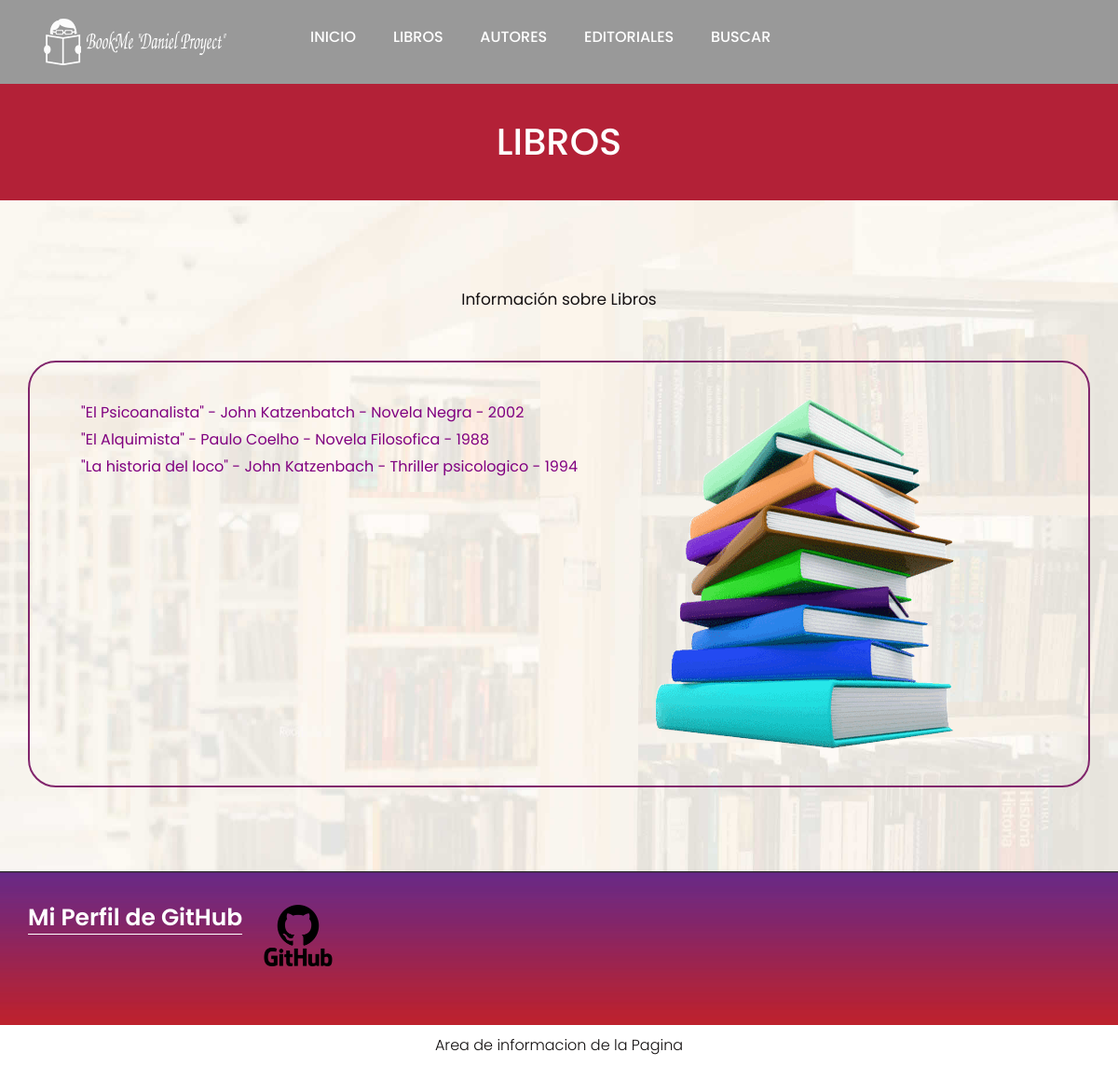
/AppBook/libros/, run on an earlier commit of the app's database.
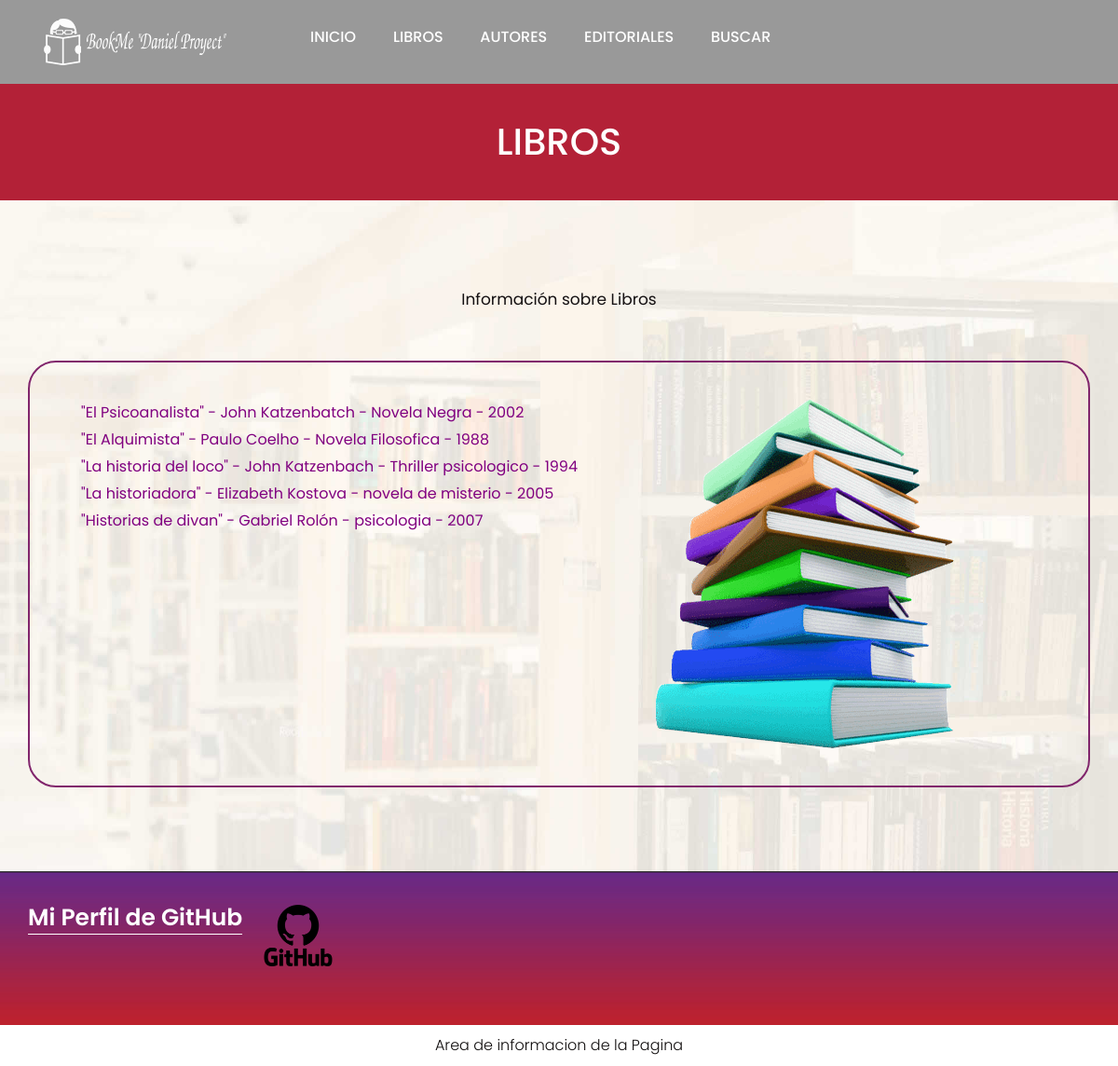
And on a later commit of the database.
### AppBook/models.py (models this page shows, shortened)
class Libro(models.Model):
    titulo = models.CharField(max_length=40)
    autor = models.CharField(max_length=60)
    genero= models.CharField(max_length=25)
    año_de_publicacion = models.IntegerField()
    reseña= models.TextField(default="Sin reseñas")

### AppBook/views.py (the view)
# urls.py: path('libros/', libros, name = "Libros"),
def libros(req):
	lista_libros = Libro.objects.all()
	return render(req, "libros.html", {"lista_libros":lista_libros})

### AppBook/templates/libros.html (shortened to what this page needs)
{% extends 'principal.html' %}
{% load static %}
{% block ContenidoQueCambia %}
<div class="about-bg">
   <div class="container">
      <div class="row">
         <div class="col-xl-12 col-lg-12 col-md-12 col-sm-12">
            <div class="abouttitle">
               <h2>Libros</h2>
            </div>
         </div>
      </div>
   </div>
</div>
<div class="about">
   <div class="container">
      <div class="row">
         <div class="col-md-10 offset-md-1">
            <div class="aboutheading">
               <span>Información sobre Libros</span>
            </div>
         </div>
      </div>
      <div class="row border">
         <div class="col-xl-7 col-lg-7 col-md-12 col-sm-12">
            <div class="about-box">
               {% block formulario %}
               <ul>
                  {% for libro in lista_libros %}
                     <li style="font-size: 16px; color: purple;">"{{libro.titulo}}" - {{libro.autor}} - {{libro.genero}} - {{libro.año_de_publicacion}}</li>
                  {%endfor%}
               </ul>
               {% endblock formulario %}
            </div>
         </div>
         <div class="col-xl-5 col-lg-5 col-md-12 col-sm-12">
            <div class="about-box">
               <figure><img src="{% static 'images/about.png' %}" alt="img" /></figure>
            </div>
         </div>
      </div>
   </div>
</div>
{% endblock ContenidoQueCambia %}

### AppBook/templates/principal.html (shortened to what this page needs)
<!DOCTYPE html>
<html lang="en">
   <head>
      {% load static %}
      <link href="{% static 'css/bootstrap.min.css' %}" rel="stylesheet">
      <link href="{% static 'css/style.css' %}" rel="stylesheet">
      <link href="{% static 'css/responsive.css' %}" rel="stylesheet">
      <link href="{% static 'css/jquery.mCustomScrollbar.min.css' %}" rel="stylesheet">
   </head>
   <body class="main-layout home_page">
      {% include 'navbar.html' %}
      {% block ContenidoQueCambia %}{% endblock ContenidoQueCambia %}
      <footer>
         <div class="footer">
            <div class="container">
               <div class="row pdn-top-30">
                     <div class="Follow">
                        <h3>Mi Perfil de GitHub</h3>
                     </div>
                     <div class="Follow">
                        <li> <a href="https://github.com/ZeuzGitHack?tab=repositories" target="_blank"><img src="{% static 'icon/GitHub-Logo.png' %}" width="120px" height="120px"></a></li>
                     </div>
                  </div>
               </div>
            </div>
         <div class="copyright">
            <div class="container">
               <p>Area de informacion de la Pagina</a></p>
            </div>
         </div>
      </footer>
   </body>
</html>

### AppBook/templates/navbar.html
<header>
    {% load static %}
<div class="header">
    <div class="container">
        <div class="row">
            <div class="col-xl-3 col-lg-3 col-md-3 col-sm-3 col logo_section">
            <div class="full">
                <div class="center-desk">
                    <div class="logo"> <a href="{% url 'Inicio'%}"><img src="{% static 'images/logo.png' %}" alt="#"></a> </div>
                </div>
            </div>
            </div>
            <div class="menu-area">
                    <nav class="main-menu">
                        <ul class="menu-area-main">
                        <li><a href="{% url 'Inicio'%}">Inicio</a> </li>
                        <li><a href="{% url 'Libros'%}">Libros</a></li>
                        <li><a href="{% url 'Autores'%}">Autores</a></li>
                        <li><a href="{% url 'Editoriales'%}">Editoriales</a></li>
                        <li><a href="{% url 'BusquedaLibro'%}">Buscar</a></li>
                        </ul>
                    </nav>
            </div>
        </div>
    </div>
</div>
</header>

### AppBook/static/css/style.css (style rules this page uses)
* { box-sizing: border-box !important; }
body { color: #666666; font-size: 14px; font-family: 'poppins', sans-serif; line-height: 1.80857; font-weight: normal; overflow-x: hidden; }
a { color: #1f1f1f; text-decoration: none !important; outline: none !important; -webkit-transition: all .3s ease-in-out; -moz-transition: all .3s ease-in-out; -ms-transition: all .3s ease-in-out; -o-transition: all .3s ease-in-out; transition: all .3s ease-in-out; }
h1, h2, h3, h4, h5, h6 { letter-spacing: 0; font-weight: normal; position: relative; padding: 0 0 10px 0; font-weight: normal; line-height: normal; color: #111111; margin: 0 }
h2 { font-size: 22px }
h3 { font-size: 18px }
*, *::after, *::before { -webkit-box-sizing: border-box; -moz-box-sizing: border-box; box-sizing: border-box; }
ul, li, ol { margin: 0px; padding: 0px; list-style: none; }
p { margin: 0px; font-weight: 300; font-size: 15px; line-height: 24px; }
a { color: #222222; text-decoration: none; outline: none !important; }
a, .btn { text-decoration: none !important; outline: none !important; -webkit-transition: all .3s ease-in-out; -moz-transition: all .3s ease-in-out; -ms-transition: all .3s ease-in-out; -o-transition: all .3s ease-in-out; transition: all .3s ease-in-out; }
img { max-width: 100%; height: auto; }
.full { float: left; width: 100%; }
.full { width: 100%; float: left; margin: 0; padding: 0; }
.header { padding: 15px 0px; position: absolute; z-index: 999; width: 100%; left: 0; top: 0; background-color: #111; }
.home_page .header { background: rgba(0,0,0,0.4); }
.logo { float: left; }
nav.main-menu { float: right; margin-left: 0; }
.main-menu { text-align: center; }
.main-menu ul { margin: 0; list-style-type: none; }
.main-menu ul>li { display: inline-block; position: relative; }
.main-menu ul > li a { padding: 15px 18px; line-height: 20px; font-size: 16px; display: block; font-weight: 500; color: #fff; text-transform: uppercase; }
.main-menu ul li:last-child a { padding-right: 0; }
.main-menu ul li:first-child { margin-left: 0; }
.main-menu ul>li { position: inherit; display: inline-block; vertical-align: middle; }
.about { background: url(../images/about-bg.jpg); background-size: 100% 100%; background-repeat: no-repeat; background-position: center center; padding: 90px 0px; }
.aboutheading { text-align: center; padding-bottom: 50px; }
.aboutheading span { color:#141012; font-size: 17px; line-height: 32px; }
.about .about-box figure { margin: 0px; }
.border { border-radius: 30px; border: #81256c solid 2px !important; padding: 40px 40px; }
.footer { background: url(../images/footer-bg.jpg); padding-bottom: 35px; background-size: 100% 100%; background-repeat: no-repeat; background-position: center center; }
.footer .Follow { margin-bottom: 27px; }
.footer .Follow h3 { color: #fff; font-size: 25px; line-height: 30px; font-weight: 600; border-bottom: #fff solid 1px; border-bottom-width: 1px; border-width: 1px; display: inline-block; padding-bottom: 2px; }
.pdn-top-30 { padding-top: 35px; }
.copyright { background-color: #fff; padding: 10px 0px; }
.copyright p { color: #120f0f; font-size: 16px; text-align: center; }
.about-bg { background-color: #b32137; margin-top: 90px; }
.about-bg .abouttitle h2 { color: #fff; text-transform: uppercase; font-size: 40px; line-height: 45px; padding: 40px 0; font-weight: 500; text-align: center; }

What changed in the data, as far as the page shows it:
added Libro: titulo "La historiadora", autor "Elizabeth Kostova", genero "novela de misterio", año_de_publicacion "2005"
added Libro: titulo "Historias de divan", autor "Gabriel Rolón", genero "psicologia", año_de_publicacion "2007"
